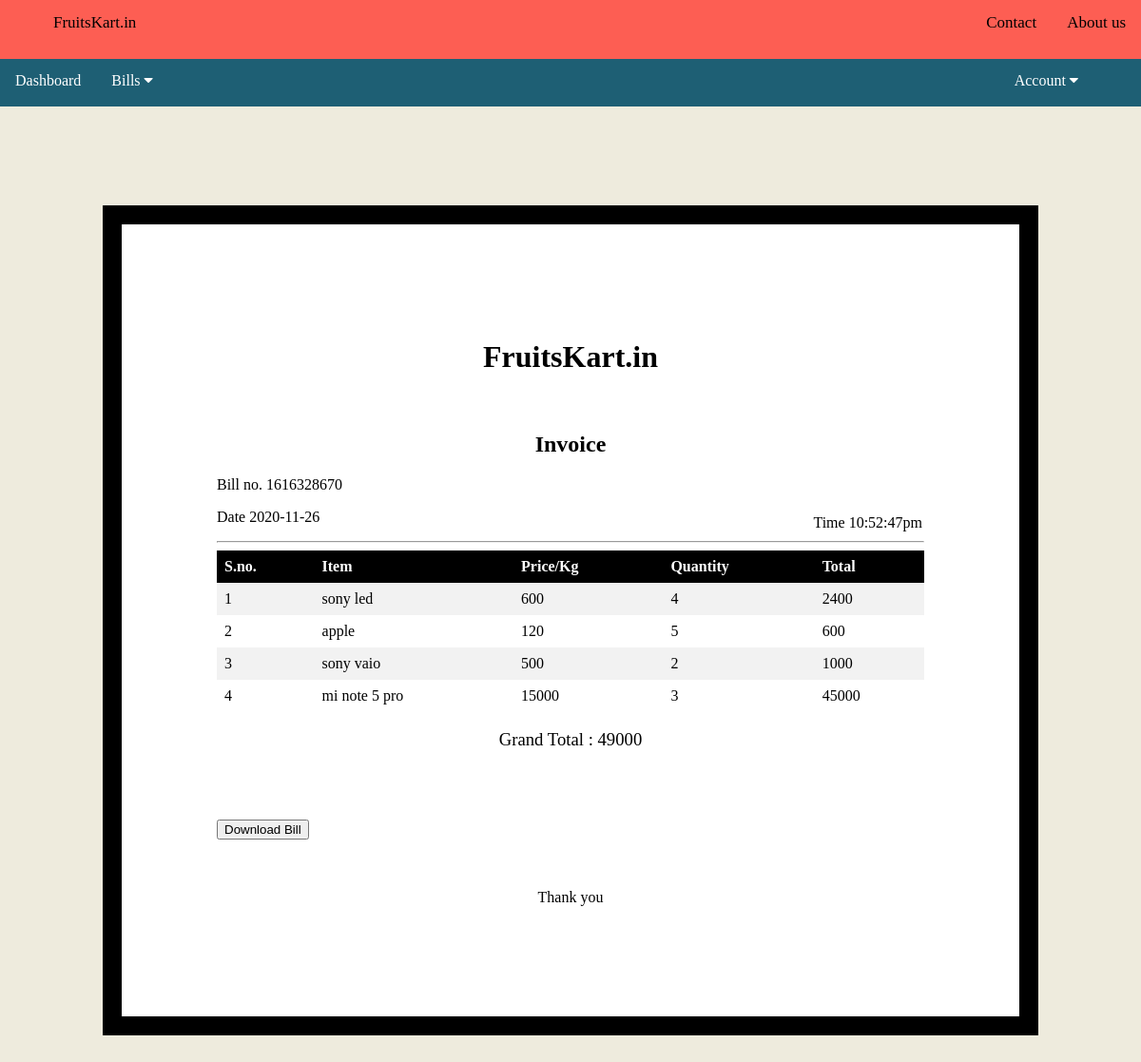
Screenshot of /curbill1.php?xyz=1616328670 (signed in) with the database file from the repository.
### tables this page shows
CREATE TABLE IF NOT EXISTS `sales_product` (
  `id` int(50) NOT NULL AUTO_INCREMENT,
  `Bill_id` int(255) NOT NULL,
  `build_date` date NOT NULL,
  `product_id` int(50) NOT NULL,
  `quantity` int(20) NOT NULL,
  `mobile` int(11) NOT NULL,
  PRIMARY KEY (`id`)
);

CREATE TABLE IF NOT EXISTS `item` (
  `id` int(11) NOT NULL AUTO_INCREMENT,
  `name` varchar(255) DEFAULT NULL,
  `price` int(11) DEFAULT NULL,
  `created_date` timestamp NULL DEFAULT NULL,
  PRIMARY KEY (`id`)
);

### curbill1.php (the view, shortened to what this page needs)
<?php
include("Incl1.php");
?>
<br><br><br>
<!DOCTYPE html>
<html lang="en" dir="ltr">
  <head>
  </head>
  <body>
    <div class="tbody">
      <?php require('db.php');?>
    <h1 style="text-align:center">FruitsKart.in</h1>
    <br>
    <h2 style="text-align:center">Invoice</h2>
  <?php    $id=$_GET["xyz"];
  $rs = mysqli_query($con, "SELECT * From sales_product WHERE Bill_id = '$id'");
  while($daa = mysqli_fetch_array($rs))
  {
    $iii = $daa['build_date'];
  }
  ?>
    <p>Bill no. <?php echo $id; ?></p>
    <p>Date <?php echo  "$iii"?></p>
    <p style="position: absolute;
  right: 230px;top: 525px;" >Time <?php date_default_timezone_set('Asia/Kolkata');
echo date("h:i:sa"); ?></p>
    <hr>
    <table class="tbl" style="text-align:center">
      <th>S.no.</th>
      <th>Item</th>
      <th>Price/Kg</th>
      <th>Quantity</th>
      <th>Total</th>
      <?php
          $S = 1;
          $gtotal  =0;
          $sess = $id;
          $records = mysqli_query($con, "SELECT * From sales_product WHERE Bill_id = '$sess'");
          while($data = mysqli_fetch_array($records))
          {
            $idd = $data['product_id'];
            $qty = $data['quantity'];
            $reco = mysqli_query($con, "SELECT * From item WHERE id = '$idd'");
            while($dat = mysqli_fetch_array($reco))
            {
          $item = $dat['name'];
          $price = $dat['price'];
          $total = $price*$qty;
         }
          $gtotal += $total;
              echo "<tr>";
              echo "  <td>$S</td><td>$item</td><td>$price</td><td>$qty</td><td>$total</td>";
              echo "</tr>";
              $S += 1;
          }
      ?>
    </table>
<h3 style="text-align:center">Grand Total : <?php echo $gtotal ?></h3>
<br><br><br>
<button onclick="window.print()">Download Bill</button>
<br><br><br>
<p style="text-align:center" >Thank you </p>
</div>
  </body>
</html>

### styles.css (style rules this page uses)
h3 { font-weight: normal; text-align: center; }

### Incl1.php (style rules this page uses)
body { background-color: #eeebdd; }
.tbl { margin-left: auto; margin-right: auto; }
table { border-collapse: collapse; width: 100%; }
th, td { text-align: left; padding: 8px; }
tr:nth-child(even) { background-color: #f2f2f2 }
th { background-color: black; color: white; }

### curbill1.php (style rules this page uses)
.tbody { margin : 100px; border : solid 20px; padding: 100px; }
.tbl { margin-left: auto; margin-right: auto; }
table { border-collapse: collapse; width: 100%; }
th, td { text-align: left; padding: 8px; }
tr:nth-child(even) { background-color: #f2f2f2 }
th { background-color: black; color: white; }
.tbody { background-color: white; }

### rows the page displays
sales_product: build_date "2020-11-26", item.name "mi note 5 pro", item.price "15000", quantity "3", quantity.price "45000"
sales_product: item.name "sony led", item.price "600", quantity "4", quantity.price "2400"
sales_product: item.name "apple", item.price "120", quantity "5", quantity.price "600"
sales_product: item.name "sony vaio", item.price "500", quantity "2", quantity.price "1000"

### other values shown
$id "1616328670"
$gtotal "49000"
